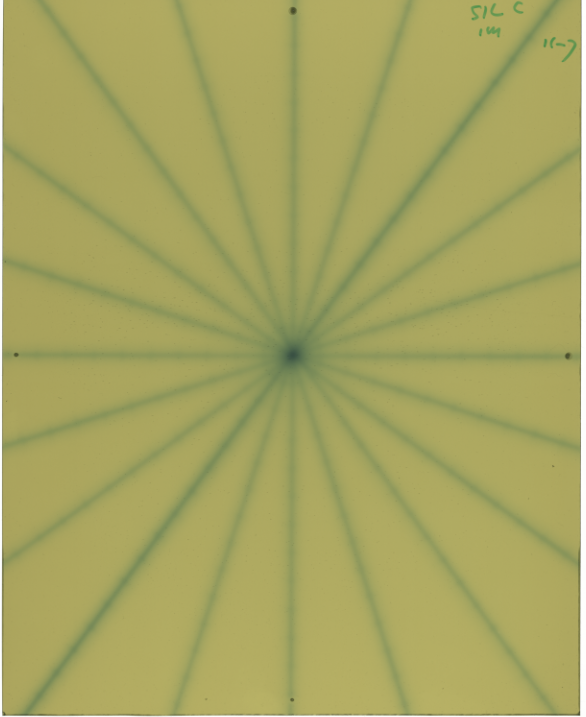
#> input picture image_analyze/star.png, 586 x 717 px
$ python try.py
#> lines starting #> are read from the running program, lines starting #| are printed output that depends on the picture
import cv2
import matplotlib.pyplot as plt


img = cv2.imread('star.png', 0)
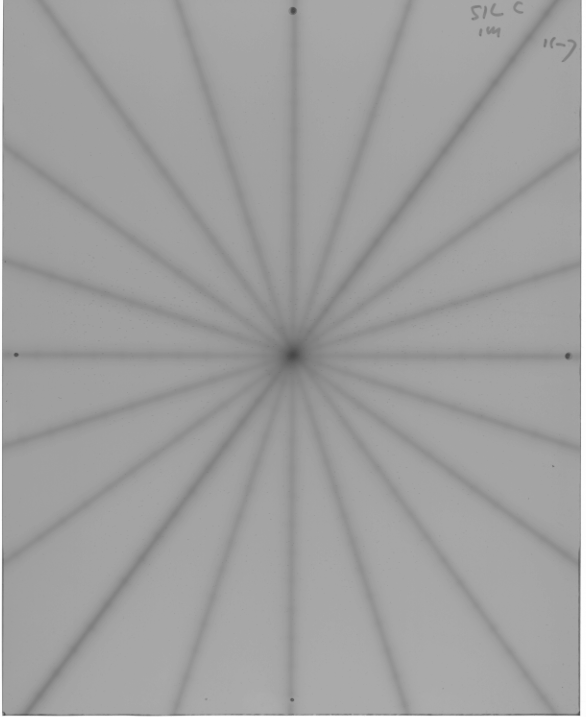
#> img: shape (717, 586); min 70, max 255, mean 159.8

# [4 lines of commented-out code are left out]
hist = cv2.calcHist([img], [0], None, [256], [0, 256])
#> hist = 256 values, max 54426 at index 160, min 0 at index 0, mean 1641.3

# 使用matplotlib绘制直方图
plt.figure()
plt.title("Grayscale Histogram")
plt.xlabel("Bins")
plt.ylabel("# of Pixels")
plt.plot(hist)
plt.xlim([0, 256])
plt.show()
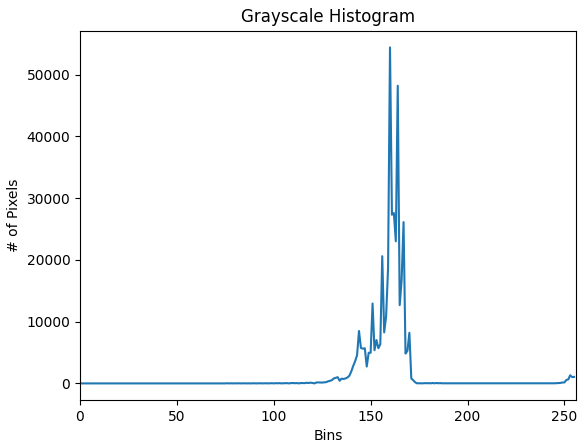
#> figure drawn by matplotlib, 1 panel; curve peaks at x = 160, y = 54426
